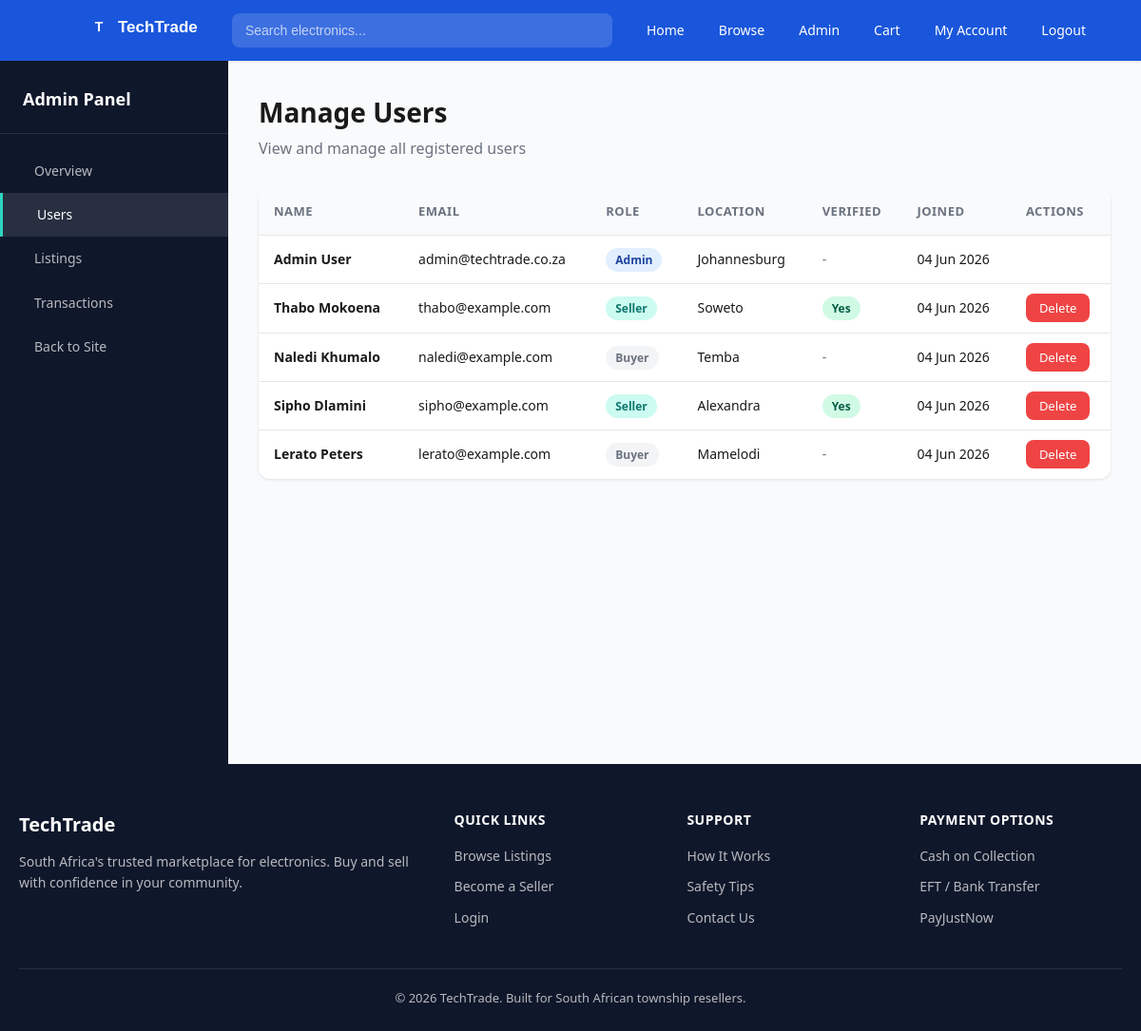
/admin_users.php (signed in), run on the app's committed database.
### tables this page shows
CREATE TABLE users (
    user_id INT AUTO_INCREMENT PRIMARY KEY,
    full_name VARCHAR(100) NOT NULL,
    email VARCHAR(100) NOT NULL UNIQUE,
    password_hash VARCHAR(255) NOT NULL,
    phone VARCHAR(20),
    location VARCHAR(100),
    role ENUM('buyer','seller','admin') DEFAULT 'buyer',
    is_verified TINYINT DEFAULT 0,
    created_at TIMESTAMP DEFAULT CURRENT_TIMESTAMP
);

### admin_users.php (the view, shortened to what this page needs)
<?php
require_once 'includes/db.php';
$users_sql = "SELECT * FROM users ORDER BY created_at DESC";
$users_result = mysqli_query($conn, $users_sql);
include 'includes/header.php';
?>
<div class="admin-layout">
    <aside class="admin-sidebar">
        <div class="sidebar-brand"><i class="ti ti-shield"></i> Admin Panel</div>
        <a href="/admin_dashboard.php"><i class="ti ti-layout-dashboard"></i> Overview</a>
        <a href="/admin_users.php" class="active"><i class="ti ti-users"></i> Users</a>
        <a href="/admin_listings.php"><i class="ti ti-shopping-bag"></i> Listings</a>
        <a href="/admin_transactions.php"><i class="ti ti-transfer"></i> Transactions</a>
        <a href="/index.php"><i class="ti ti-arrow-left"></i> Back to Site</a>
    </aside>
    <main class="admin-main">
        <div class="dashboard-header">
            <h1>Manage Users</h1>
            <p>View and manage all registered users</p>
        </div>
        <table class="data-table">
            <thead>
                <tr>
                    <th>Name</th>
                    <th>Email</th>
                    <th>Role</th>
                    <th>Location</th>
                    <th>Verified</th>
                    <th>Joined</th>
                    <th>Actions</th>
                </tr>
            </thead>
            <tbody>
                <?php while ($user = mysqli_fetch_assoc($users_result)): ?>
                <tr>
                    <td><strong><?php echo $user['full_name']; ?></strong></td>
                    <td><?php echo $user['email']; ?></td>
                    <td><span class="badge badge-<?php echo $user['role']; ?>"><?php echo ucfirst($user['role']); ?></span></td>
                    <td><?php echo $user['location']; ?></td>
                    <td>
                        <?php if ($user['role'] == 'seller'): ?>
                            <?php if ($user['is_verified']): ?>
                                <span class="badge badge-verified"><i class="ti ti-check"></i> Yes</span>
                            <?php else: ?>
                                <span class="badge badge-pending">Pending</span>
                            <?php endif; ?>
                        <?php else: ?>
                            <span style="color: var(--text-light);">-</span>
                        <?php endif; ?>
                    </td>
                    <td><?php echo date('d M Y', strtotime($user['created_at'])); ?></td>
                    <td>
                        <?php if ($user['role'] != 'admin'): ?>
                            <a href="admin_users.php?delete=<?php echo $user['user_id']; ?>"
                               class="btn-small btn-delete"
                               onclick="return confirmDelete('Are you sure you want to delete this user?')">Delete</a>
                        <?php endif; ?>
                    </td>
                </tr>
                <?php endwhile; ?>
            </tbody>
        </table>
    </main>
</div>
<?php include 'includes/footer.php'; ?>

### css/style.css (style rules this page uses)
:root { --primary: #1A56DB; --primary-dark: #1e429f; --primary-light: #e1effe; --aqua: #2DD4BF; --aqua-light: #ccfbf1; --accent: #F97316; --accent-hover: #ea580c; --dark: #0F172A; --text: #1a1a1a; --text-light: #6b7280; --border: #e5e7eb; --surface: #f9fafb; --white: #ffffff; --success: #10b981; --warning: #f59e0b; --danger: #ef4444; --shadow: 0 1px 3px rgba(0,0,0,0.1); --shadow-lg: 0 10px 25px rgba(0,0,0,0.1); --radius: 8px; --radius-lg: 12px; }
* { margin: 0; padding: 0; box-sizing: border-box; }
body { font-family: 'Segoe UI', system-ui, -apple-system, sans-serif; color: var(--text); background: var(--surface); line-height: 1.6; min-height: 100vh; }
a { text-decoration: none; color: inherit; }
.dashboard-header { margin-bottom: 28px; }
.dashboard-header h1 { font-size: 28px; margin-bottom: 4px; }
.dashboard-header p { color: var(--text-light); }
.data-table { width: 100%; background: var(--white); border-radius: var(--radius-lg); overflow: hidden; box-shadow: var(--shadow); border-collapse: collapse; }
.data-table th { background: var(--surface); padding: 14px 16px; text-align: left; font-size: 13px; font-weight: 600; color: var(--text-light); text-transform: uppercase; letter-spacing: 0.5px; }
.data-table td { padding: 14px 16px; border-top: 1px solid var(--border); font-size: 14px; }
.badge { padding: 4px 10px; border-radius: 20px; font-size: 12px; font-weight: 600; }
.badge-admin { background: var(--primary-light); color: var(--primary-dark); }
.badge-seller { background: var(--aqua-light); color: #0f766e; }
.badge-buyer { background: #f3f4f6; color: var(--text-light); }
.badge-verified { background: #d1fae5; color: #065f46; }
.btn-small { padding: 6px 14px; font-size: 13px; border-radius: var(--radius); border: none; cursor: pointer; font-weight: 500; }
.btn-delete { background: var(--danger); color: white; }
.admin-layout { display: grid; grid-template-columns: 240px 1fr; gap: 0; min-height: calc(100vh - 60px); }
.admin-sidebar { background: var(--dark); padding: 24px 0; }
.admin-sidebar .sidebar-brand { padding: 0 24px 20px; color: white; font-size: 18px; font-weight: 700; border-bottom: 1px solid rgba(255,255,255,0.1); margin-bottom: 16px; }
.admin-sidebar a { display: flex; align-items: center; gap: 12px; padding: 12px 24px; color: rgba(255,255,255,0.7); font-size: 14px; transition: all 0.2s; }
.admin-sidebar a:hover, .admin-sidebar a.active { color: white; background: rgba(255,255,255,0.1); border-left: 3px solid var(--aqua); }
.admin-main { padding: 32px; background: var(--surface); }
body, .navbar, .p-card, .form-card, .stat-card, .data-table, .step-card, .payment-card, .footer, .seller-box, .admin-sidebar, .conversation-item, .chat-bubble.received { transition: background-color 0.3s, color 0.3s, border-color 0.3s; }

### data on the page
users: full_name "Admin User", email "admin@techtrade.co.za", role "Admin", location "Johannesburg", created_at "04 Jun 2026"
users: full_name "Thabo Mokoena", email "thabo@example.com", role "Seller", location "Soweto", is_verified "Yes", created_at "04 Jun 2026"
users: full_name "Naledi Khumalo", email "naledi@example.com", role "Buyer", location "Temba", created_at "04 Jun 2026"
users: full_name "Sipho Dlamini", email "sipho@example.com", role "Seller", location "Alexandra", is_verified "Yes", created_at "04 Jun 2026"
users: full_name "Lerato Peters", email "lerato@example.com", role "Buyer", location "Mamelodi", created_at "04 Jun 2026"
